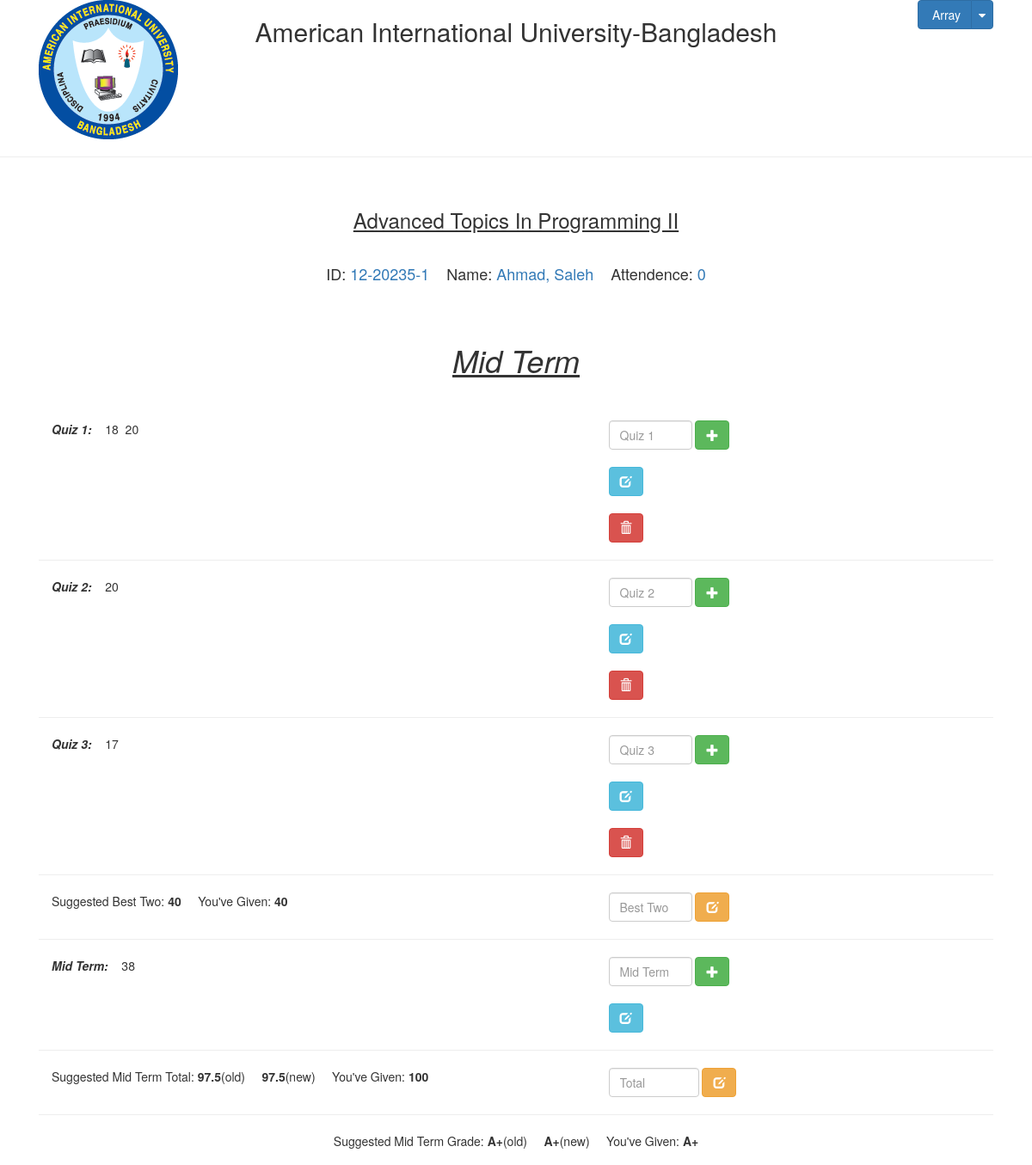
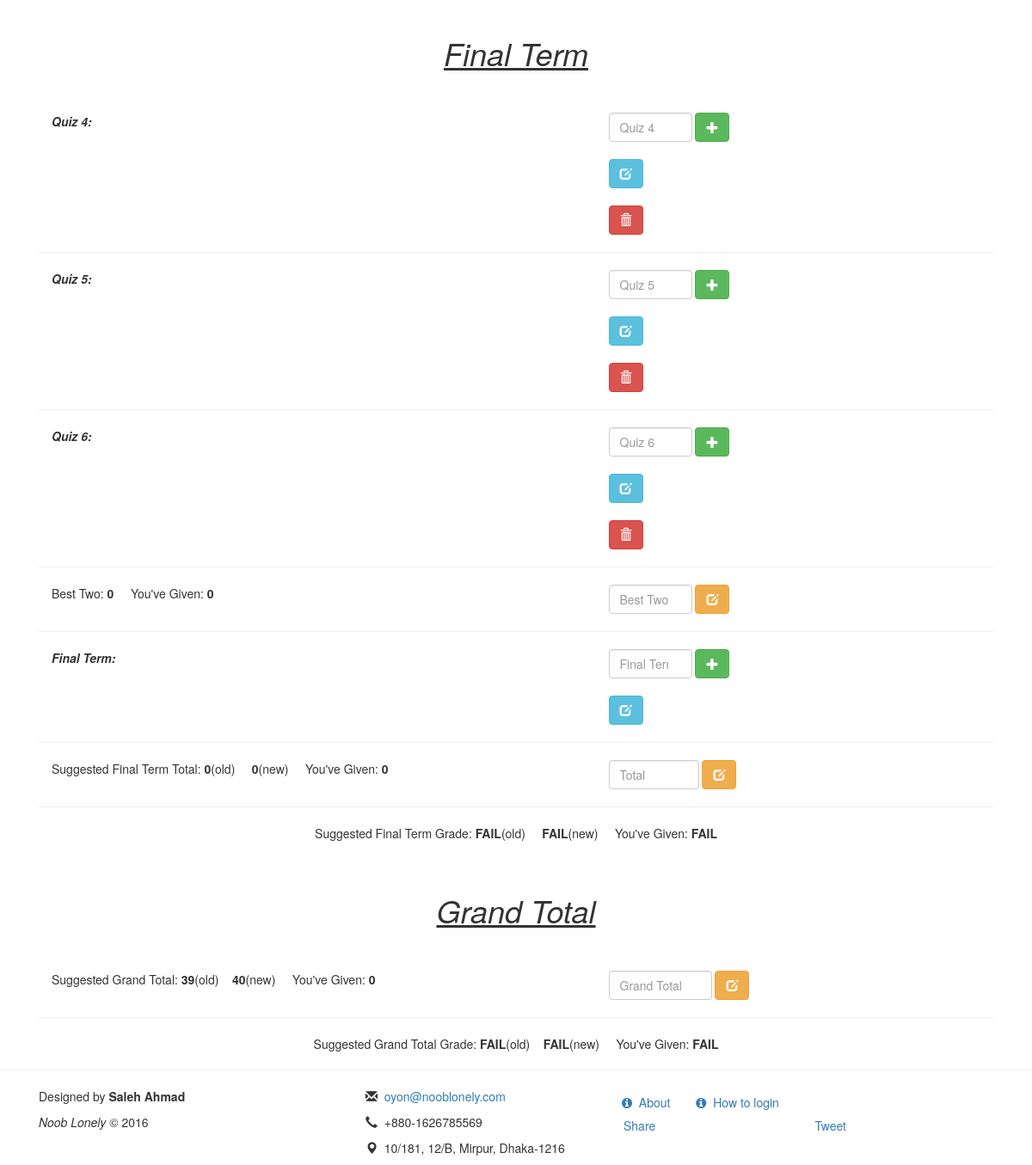
The app's page /course/1/marks/3 (signed in) with its own data (2 pictures, top to bottom).
### tables this page shows
CREATE TABLE `course` (
  `c_id` int(11) NOT NULL COMMENT 'course id',
  `c_name` varchar(55) NOT NULL COMMENT 'course name',
  `t_id` int(11) NOT NULL DEFAULT '0' COMMENT 'teacher id'
);

CREATE TABLE `attendinfo` (
  `att_id` int(11) NOT NULL COMMENT 'attendance id',
  `att_total` int(11) NOT NULL DEFAULT '0' COMMENT 'total attendance',
  `s_id` int(11) NOT NULL COMMENT 'student id',
  `c_id` int(11) NOT NULL COMMENT 'course id'
);

CREATE TABLE `student` (
  `s_id` int(11) NOT NULL COMMENT 'student id',
  `s_aiub_id` varchar(15) NOT NULL COMMENT 'student aiub id',
  `s_full_name` varchar(55) NOT NULL COMMENT 'student full name',
  `s_cgpa` float NOT NULL DEFAULT '0' COMMENT 'student cgpa',
  `s_phone` varchar(20) NOT NULL COMMENT 'student phone',
  `s_email` varchar(55) DEFAULT NULL COMMENT 'student email',
  `s_pass` varchar(255) NOT NULL DEFAULT '1234' COMMENT 'student password',
  `s_dept` varchar(10) NOT NULL COMMENT 'student department',
  `s_image` text COMMENT 'student image',
  `s_gender` varchar(10) DEFAULT NULL COMMENT 'student gender',
  `s_dob` date DEFAULT NULL COMMENT 'student date of birth',
  `s_small_image` text COMMENT 'Student''s Image Icon',
  `img_contents` text COMMENT 'Contents of Image'
);

CREATE TABLE `course_student_marks` (
  `c_s_m_id` int(11) NOT NULL COMMENT 'course student marks id',
  `c_id` int(11) NOT NULL COMMENT 'course id',
  `s_id` int(11) NOT NULL COMMENT 'student id',
  `mid_best_two` float NOT NULL DEFAULT '0' COMMENT 'mid best two quiz marks',
  `final_best_two` float NOT NULL DEFAULT '0' COMMENT 'final best two quiz marks',
  `mid_total` float NOT NULL DEFAULT '0' COMMENT 'mid total marks',
  `mid_grade` varchar(5) DEFAULT 'FAIL' COMMENT 'mid grade',
  `final_grade` varchar(5) DEFAULT 'FAIL' COMMENT 'final grade',
  `grand_final_grade` varchar(5) DEFAULT 'FAIL' COMMENT 'grand final grade',
  `final_total` float NOT NULL DEFAULT '0' COMMENT 'final total',
  `grand_final_total` float NOT NULL DEFAULT '0' COMMENT 'grand final total'
);

CREATE TABLE `exam` (
  `e_id` int(11) NOT NULL COMMENT 'exam id',
  `e_name` varchar(15) NOT NULL COMMENT 'exam name',
  `e_date` datetime NOT NULL COMMENT 'exam date',
  `e_marks` float NOT NULL COMMENT 'exam marks',
  `s_id` int(11) NOT NULL COMMENT 'student id',
  `c_id` int(11) NOT NULL COMMENT 'course id'
);

### marks.php (the view, shortened to what the rows shown need)
<?php
	$cid     = $_GET['id1'];
	$sid     = $_GET['id2'];
	$stuInfo = getStuIdNameAttendence($cid, $sid);
?>
<!DOCTYPE html>
<html lang="en">
	<head>
		<?php require_once 'head.php'; ?>
	</head>
	<body>
		<div id="wrap">
			<main>
				<div class="container">
					<header>
						<div class="row">
							<div class="col-md-12">
								<?php require_once 'header.php'; ?>
							</div>
						</div>
					</header>
                </div>
                <div class="container">
					<section>
						<div class="row">
							<div class="col-md-12">
								<div class="text-center">
									<h3><ins><?php echo getCourseName($_GET['id1']) ?></ins></h3><br />
									<h4>
										<?php $value = explode('|', $stuInfo); ?>
										ID: <span class="text-primary"><?php echo $value[0]; ?></span>&nbsp;&nbsp;&nbsp;&nbsp;Name: <span class="text-primary"><?php echo $value[1]; ?></span>&nbsp;&nbsp;&nbsp;&nbsp;Attendence: <span class="text-primary"><?php echo $value[2]; ?></span>
									</h4>
									<br/><br/>
									<h1><i><ins>Mid Term</ins></i></h1><br/><br/>
								</div>
								<div class="col-md-12">
												<span title="Quiz 1 marks"><b><i>Quiz 1:&nbsp;&nbsp;&nbsp;&nbsp;</i></b><?php $q1 ='quiz1'; echo showMarks($_GET['id1'], $_GET['id2'], $q1); ?></span>
												<span title="Quiz 2 marks"><b><i>Quiz 2:&nbsp;&nbsp;&nbsp;&nbsp;</i></b><?php $q2 = 'quiz2'; echo showMarks($_GET['id1'], $_GET['id2'], $q2); ?></span>
												<span title="Quiz 3 marks"><b><i>Quiz 3:&nbsp;&nbsp;&nbsp;&nbsp;</i></b><?php $q3 = 'quiz3'; echo showMarks($_GET['id1'], $_GET['id2'], $q3); ?></span>
									<div class="row">
										<div class="col-sm-12 col-xs-12">
											<div class="col-sm-7 col-xs-6">
												<span title="">You've Given: <b><?php $givenMidQuizesMark = showMidBestTwo($_GET['id1'], $_GET['id2']); echo $givenMidQuizesMark; ?></b></span>
											</div>
										</div>
									</div>
												<span title="Mid Term marks"><b><i>Mid Term:&nbsp;&nbsp;&nbsp;&nbsp;</i></b><?php $mid = 'mid'; $midMarks = showMarks($_GET['id1'], $_GET['id2'], $mid); echo $midMarks; ?></span>
									<div class="row">
										<div class="col-sm-12 col-xs-12">
											<div class="col-sm-7 col-xs-6">
												<span title="Suggested Mid Term Total">Suggested Mid Term Total:
												<b><?php $SuggestedMidMark = calculateTermTotal($q1, $q2, $q3, $mid, $_GET['id1'], $_GET['id2']); echo $SuggestedMidMark; ?></b></span>(old)&nbsp;&nbsp;&nbsp;&nbsp;
												<b><?php $newSuggestedMidMark = newSuggestedMid($givenMidQuizesMark, $midMarks); echo $newSuggestedMidMark; ?></b>(new)&nbsp;&nbsp;&nbsp;&nbsp;
												<span title="">You've Given: <b><?php $midTotalMarks = showMidTotal($_GET['id1'], $_GET['id2']); echo $midTotalMarks; ?></b></span>
											</div>
										</div>
									</div>
									<div class="text-center">
										<div class="row">
											<div class="col-sm-12">
												<span title="Suggested Mid Term Grade">Suggested Mid Term Grade: <b><?= suggestedGrade($SuggestedMidMark); ?></b></span>(old)&nbsp;&nbsp;&nbsp;&nbsp;
												<b><?= suggestedGrade($newSuggestedMidMark); ?></b></span>(new)&nbsp;&nbsp;&nbsp;&nbsp;
												<span title="">You've Given: <b><?php $midTermGrade = suggestedGrade($midTotalMarks); echo $midTermGrade; ?></b></span>
											</div>
										</div>
									</div>
									<br /><br />
									<div class="text-center"><h1><i><ins>Final Term</ins></i></h1></div>
									<br/><br/>
												<span title="Quiz 4 marks"><b><i>Quiz 4:&nbsp;&nbsp;&nbsp;&nbsp;</i></b><?php $q4 = 'quiz4'; echo showMarks($_GET['id1'], $_GET['id2'], $q4); ?></span>
												<span title="Quiz 5 marks"><b><i>Quiz 5:&nbsp;&nbsp;&nbsp;&nbsp;</i></b><?php $q5 = 'quiz5'; echo showMarks($_GET['id1'], $_GET['id2'], $q5); ?></span>
												<span title="Quiz 6 marks"><b><i>Quiz 6:&nbsp;&nbsp;&nbsp;&nbsp;</i></b><?php $q6 = 'quiz6'; echo showMarks($_GET['id1'], $_GET['id2'], $q6); ?></span>
									<div class="row">
										<div class="col-sm-12 col-xs-12">
											<div class="col-sm-7 col-xs-6">
												<span title="">You've Given: <b><?php $givenFinalBestTwo = showFinalBestTwo($_GET['id1'], $_GET['id2']); echo $givenFinalBestTwo; ?></b></span>
											</div>
										</div>
									</div>
												<span title="Final Term marks"><b><i>Final Term:&nbsp;&nbsp;&nbsp;&nbsp;</i></b><?php $final = 'final'; $showFinalMarks = showMarks($_GET['id1'], $_GET['id2'], $final); echo $showFinalMarks; ?></span>
									<div class="row">
										<div class="col-sm-12 col-xs-12">
											<div class="col-sm-7 col-xs-6">
												<span title="Suggested Final Term Total">Suggested Final Term Total: <b>
												<?php
												$SuggestedFinalMark = calculateTermTotal($q4, $q5, $q6, $final, $_GET['id1'], $_GET['id2']); echo $SuggestedFinalMark; ?></b></span>(old)&nbsp;&nbsp;&nbsp;&nbsp;
												<b><?php $newSuggestedMidMark = newSuggestedMid($givenFinalBestTwo, $showFinalMarks); echo $newSuggestedMidMark; ?></b>(new)&nbsp;&nbsp;&nbsp;&nbsp;
												<span title="">You've Given: <b><?php $finalTotalMarks = showFinalTotal($_GET['id1'], $_GET['id2']); echo $finalTotalMarks; ?></b></span>
											</div>
										</div>
									</div>
									<div class="text-center">
										<div class="row">
											<div class="col-sm-12">
												<span title="Suggested Final Term Grade">Suggested Final Term Grade: <b><?php echo suggestedGrade($SuggestedFinalMark); ?></b></span>(old)&nbsp;&nbsp;&nbsp;&nbsp;
												<b><?php echo suggestedGrade($newSuggestedMidMark); ?></b></span>(new)&nbsp;&nbsp;&nbsp;&nbsp;
												<span title="">You've Given: <b><?php $finalTermGrade = suggestedGrade($finalTotalMarks); echo $finalTermGrade; ?></b></span>
											</div>
										</div>
									</div>
									<br /><br />
									<div class="text-center"><h1><i><ins>Grand Total</ins></i></h1></div>
									<br/><br/>
									<div class="row">
										<div class="col-sm-12 col-xs-12">
											<div class="col-sm-7 col-xs-6">
												<span title="Grand Total Marks">Suggested Grand Total: <b></b>(old)</span><b><?php $newGrandTotalMark = newSuggestedGrandTotal($midTotalMarks, $finalTotalMarks); echo $newGrandTotalMark; ?></b>(new)&nbsp;&nbsp;&nbsp;&nbsp;
												<span title="">You've Given: <b><?php $grandTotalMarksByTeacher = showGrandTotal($_GET['id1'], $_GET['id2']); echo $grandTotalMarksByTeacher; ?></b></span>
											</div>
										</div>
									</div>
									<div class="text-center">
										<div class="row">
											<div class="col-sm-12">
												<span title="Suggested Grand Final Grade">Suggested Grand Total Grade: <b><?php echo suggestedGrade($grandTotalMark); ?></b></span>(old)&nbsp;&nbsp;&nbsp;&nbsp;<b><?= suggestedGrade($newGrandTotalMark); ?></b>(new)&nbsp;&nbsp;&nbsp;&nbsp;
												<span title="">You've Given: <b><?php $grandTotalGrade = suggestedGrade($grandTotalMarksByTeacher); echo $grandTotalGrade ?></b></span>
											</div>
										</div>
									</div>
								</div>
							</div>
						</div>
					</section>
				</div>
			</main>
		</div>
	</body>
</html>

### records on screen
course: c_name "Advanced Topics In Programming II"
attendinfo: s.s_aiub_id "12-20235-1", s.s_full_name "Ahmad, Saleh", att_total "0"
course_student_marks: mid_best_two "40", mid_best_two "97.5", mid_total "100", mid_best_two "A+", mid_total "A+", final_best_two "0", final_total "0", final_best_two "FAIL", final_total "FAIL", newGrandTotalMark "40", grand_final_total "0", suggestedGrade($newGrandTotalMark) "FAIL", grand_final_total "FAIL"
exam: e_marks "97.5", e_marks "A+"

### other values on screen
$_SESSION['teacher'] "Array"
showMarks($_GET['id1'], $_GET['id2'], $q1) "18 20"
showMarks($_GET['id1'], $_GET['id2'], $q2) "20"
showMarks($_GET['id1'], $_GET['id2'], $q3) "17"
getBestTwoQuizesMarks($q1, $q2, $q3, $_GET['id1'], $_GET['id2']) "40"
$midMarks "38"
getBestTwoQuizesMarks($q4, $q5, $q6, $_GET['id1'], $_GET['id2']) "0"
$SuggestedFinalMark "0"
suggestedGrade($SuggestedFinalMark) "FAIL"
$grandTotalMark "39"
suggestedGrade($grandTotalMark) "FAIL"
